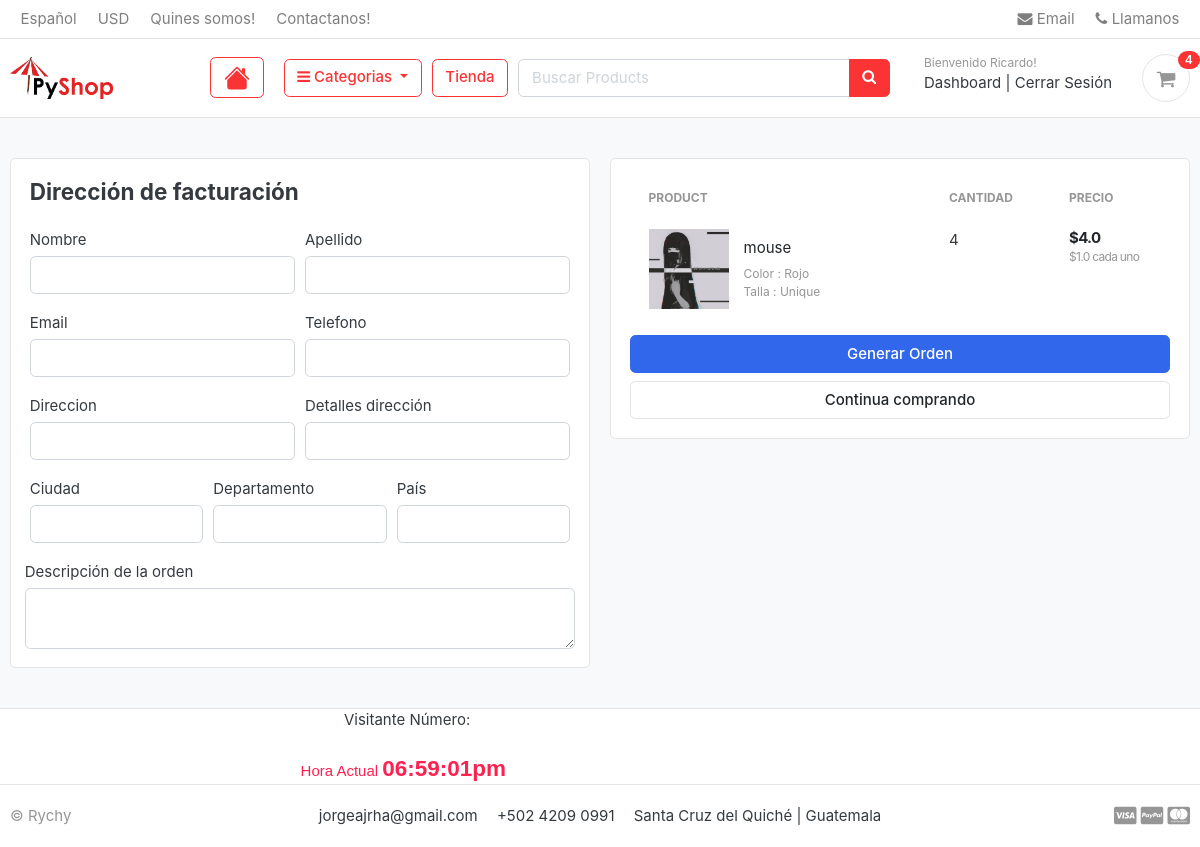
The page /cart/checkout/ (signed in) on the database as committed earlier.
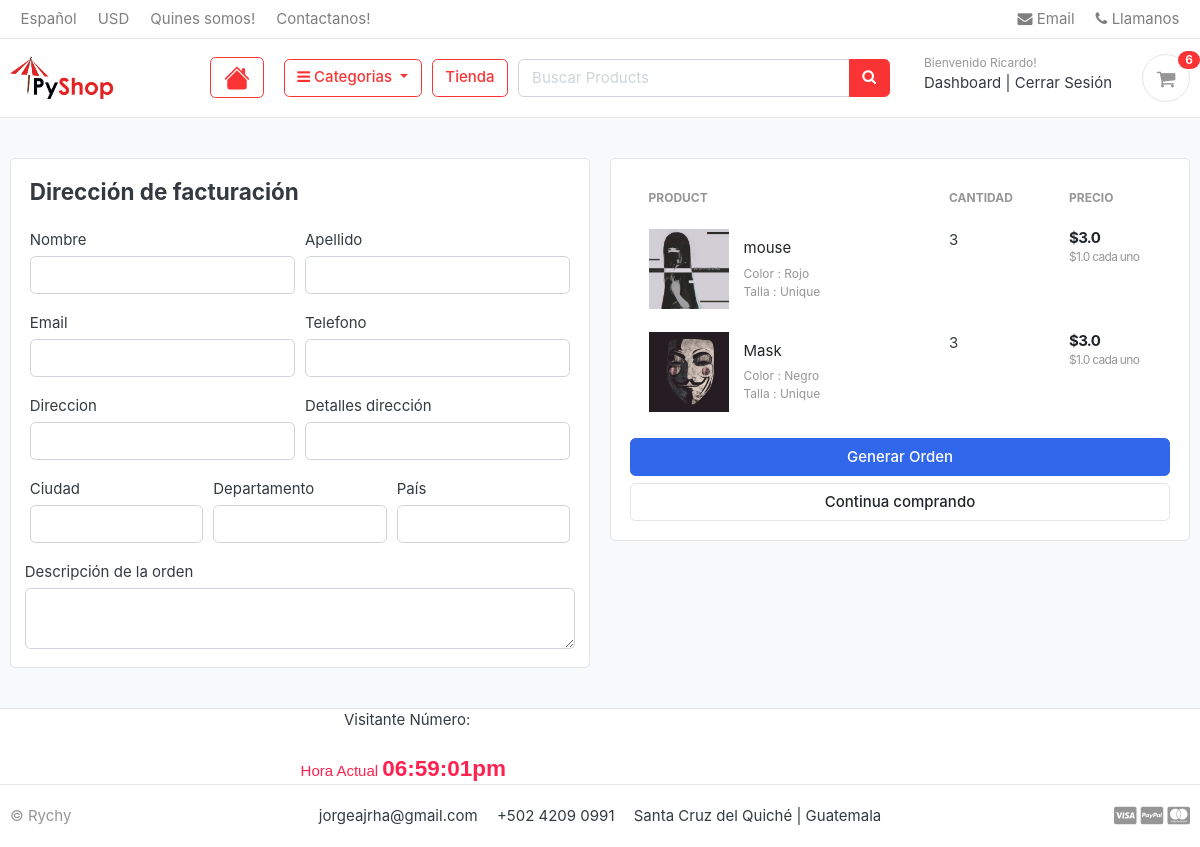
The same page on the database as committed later.
### carts/models.py (models this page shows, shortened)
class CartItem(models.Model):
    user = models.ForeignKey(Account, on_delete=models.CASCADE, null=True)
    product = models.ForeignKey(Product, on_delete=models.CASCADE)
    variations = models.ManyToManyField(Variation, blank=True)
    cart = models.ForeignKey(Cart, on_delete=models.CASCADE, null=True)
    quantity = models.IntegerField()
    is_active = models.BooleanField(default=True)
    def sub_total(self):
        return self.product.price * self.quantity

### store/models.py (models this page shows, shortened)
class Product(models.Model):
    product_name = models.CharField(max_length=200, unique=True)
    slug = models.CharField(max_length=200, unique=True)
    description = models.TextField(max_length=500, blank=True)
    price = models.FloatField()
    images = models.ImageField(upload_to='photos/products')
    stock = models.IntegerField()
    is_available = models.BooleanField(default=True)
    category = models.ForeignKey(Category, on_delete=models.CASCADE)
    created_date =models.DateTimeField(auto_now_add=True)
    modified_date =models.DateTimeField(auto_now=True)
    def get_url(self):
        return reverse('product_detail', args=[self.category.slug, self.slug])

class Variation(models.Model):
    product = models.ForeignKey(Product, on_delete=models.CASCADE)
    variation_category = models.CharField(max_length=100,choices=variation_category_choice)
    variation_value = models.CharField(max_length=100)
    is_active = models.BooleanField(default=True)
    created_date = models.DateTimeField(auto_now_add=True)
    objects = VariationManager()

### carts/views.py (the view)
# urls.py: path('checkout/',views.checkout,name="checkout"),
@login_required(login_url='login')
def checkout(request, total=0, quantity=0, cart_item=None):
    impuesto = 0
    grand_total = 0
    try:
        if request.user.is_authenticated:
            cart_items = CartItem.objects.filter(user=request.user,is_active=True)
        else:
            cart = Cart.objects.get(cart_id=__cart_id(request))
            cart_items = CartItem.objects.filter(cart=cart,is_active=True)
        total_price = 0
        total_products_quantity = 0
        for cart_item in cart_items:
            total_price += (cart_item.product.price*cart_item.quantity)
            total_products_quantity += cart_item.quantity
        impuesto = (2*total_price)/100 #suponiendo que el impuesto es de 2 porciento
        grand_total = total_price + impuesto
    except ObjectDoesNotExist:
        total_price = 0
        total_products_quantity = 0
        cart_items = 0
    context = {
        'total_price': total_price,
        'total_products_quantity': total_products_quantity,
        'cart_items': cart_items,
        'impuesto': impuesto,
        'grand_total': grand_total,
    }
    return render(request, 'store/checkout.html', context)

### carts/context_processors.py (called while the page is built)
def counter(request):
    cart_count = 0
    try:
        cart = Cart.objects.filter(cart_id=__cart_id(request))
        if request.user.is_authenticated:
            cart_items = CartItem.objects.all().filter(user=request.user)
        else:
            cart_items = CartItem.objects.all().filter(cart=cart[:1])
        for cart_item in cart_items:
            cart_count += cart_item.quantity
    except Cart.DoesNotExist:
        cart_count = 0
    return dict(cart_count=cart_count)

### carts/views.py (called while the page is built)
def __cart_id(request):
    cart_id = request.session.session_key
    if not cart_id:
        cart_id = request.session.create()
    return cart_id

### category/context_processors.py (called while the page is built)
def menu_links(request):
    links = Category.objects.all()
    return dict(links=links)

### category/models.py (called while the page is built)
    def get_url(self):
        return reverse('products_by_category',args=[self.slug])

### templates/store/checkout.html (shortened to what the changed rows need)
{% extends 'base.html' %}
{% load static %}
{% block content %}
<section class="section-content padding-y bg">
    <div class="container">
        <div class="row">
        <aside class="col-lg-6">
            <div class="card">
            <div class="card-body">
                <table class="table table-borderless table-shopping-cart">
                    <thead class="text-muted">
                    <tr class="small text-uppercase">
                      <th scope="col">Product</th>
                      <th scope="col" width="120">Cantidad</th>
                      <th scope="col" width="120">Precio</th>
                    </tr>
                    </thead>
                    <tbody>
                    {% for cart_item in cart_items %}
                    <tr>
                        <td>
                            <figure class="itemside align-items-center">
                                <div class="aside">
                                    <a href="{{ cart_item.product.get_url }}" class="img-wrap">
                                        <img src="{{ cart_item.product.images.url }}" class="img-sm">
                                    </a>
                                </div>
                                <figcaption class="info">
                                    <a href="{{ cart_item.product.get_url }}" class="title text-dark">{{ cart_item.product.product_name }}</a>
                                    <p class="text-muted small">
                                        {% if cart_item.variations.all %}
                                            {% for item in cart_item.variations.all %}
                                                {{ item.variation_category | capfirst}} : {{ item.variation_value | capfirst }}
                                                <br>
                                            {% endfor %}
                                        {% endif %}
                                    </p>
                                </figcaption>
                            </figure>
                        </td>
                        <td>
                            <label for="">{{ cart_item.quantity }}</label>
                        </td>
                        <td>
                            <div class="price-wrap">
                                <var class="price">${{ cart_item.sub_total }}</var>
                                <small class="text-muted"> ${{ cart_item.product.price }} cada uno </small>
                            </div>
                        </td>
                    </tr>
                    {% endfor %}
                        </tbody>
                </table>
            </div>
            </div>
    </aside>
    </div>
    </div>
    </section>
{% endblock %}

### templates/includes/header.html (shortened to what this page needs)
{% load static %}
<header class="section-header">
  <nav class="navbar p-md-0 navbar-expand-sm navbar-light border-bottom">
    <div class="container">
      <div class="collapse navbar-collapse" id="navbarTop4">
        <ul class="navbar-nav mr-auto">
          <li class="nav-item dropdown">
            <a href="#" class="nav-link"> Español </a>
          </li>
          <li class="nav-item dropdown">
            <a href="#" class="nav-link"> USD </a>
          </li>
          <li class="nav-item dropdown">
            <a href="{% url 'about_us' %}" class="nav-link"> Quines somos! </a>
          </li>
          <li class="nav-item dropdown">
            <a href="{% url 'contact_us' %}" class="nav-link"> Contactanos! </a>
          </li>
        </ul>
        <ul class="navbar-nav">
          <li>
            <a href="#" class="nav-link">
              <i class="fa fa-envelope"></i> Email
            </a>
          </li>
          <li>
            <a href="#" class="nav-link">
              <i class="fa fa-phone"></i> Llamanos</a
            >
          </li>
        </ul>
      </div>
    </div>
  </nav>
  <section class="header-main border-bottom">
    <div class="container">
      <div class="row align-items-center">
        <div class="col-lg-2 col-md-3 col-3">
          <a href="{% url 'home' %}" class="brand-wrap">
            <img class="logo" src="{% static './images/logo01.png' %}" />
          </a>
        </div>
        <div class="col-lg col-sm col-md col-3 flex-grow-0">
          <div class="category-wrap dropdown d-inline-block float-right">
            <a class="btn btn-outline-danger" href="{% url 'home' %}">
            </a>
            </div>
        </div>
        <div class="col-lg col-sm col-md col-6 flex-grow-0">
          <div class="category-wrap dropdown d-inline-block float-right">
            <button
              type="button"
              class="btn btn-outline-danger dropdown-toggle"
              data-toggle="dropdown"
            >
              <i class="fa fa-bars"></i> Categorias
            </button>
          </div>
        </div>
        <a href="{% url 'store' %}" class="btn btn-outline-danger">Tienda</a>
        <div class="col-lg col-md-6 col-sm-12 col">
          <form action="{% url 'search' %}" class="search">
            <div class="input-group w-100">
              <input
                type="text"
                class="form-control"
                style="width: 60%"
                placeholder="Buscar Products"
                name="keyword"
              />
              <div class="input-group-append">
                <button class="btn btn-danger" type="submit">
                  <i class="fa fa-search"></i>
                </button>
              </div>
            </div>
          </form>
        </div>
        <div class="col-lg-3 col-sm-6 col-8 order-2 order-lg-3">
          <div class="d-flex justify-content-end mb-3 mb-lg-0">
            {% if user.id is None %}
              <div class="widget-header">
                <small class="title text-muted">Bienvenido visitante!</small>
                <div>
                  <a href="{% url 'login' %}">Login</a>
                  <span class="dark-transp"> | </span>
                  <a href="{% url 'register' %}"> Registrar</a>
                </div>
              </div>
            {% else %}
              <div class="widget-header">
                <small class="title text-muted">Bienvenido {{ user.first_name | capfirst }}!</small>
                <div>
                  <a href="{% url 'dashboard' %}">Dashboard</a>
                  <span class="dark-transp"> | </span>
                  <a href="{% url 'logout' %}"> Cerrar Sesión</a>
                </div>
              </div>
            {% endif %}
            <a href="{% url 'cart' %}" class="widget-header pl-3 ml-3">
              <div class="icon icon-sm rounded-circle border">
                <i class="fa fa-shopping-cart"></i>
              </div>
              <span class="badge badge-pill badge-danger notify">{{ cart_count }}</span>
            </a>
          </div>
        </div>
      </div>
    </div>
  </section>
</header>

Rows that differ between the two databases and show on the page:
changed CartItem "mouse": quantity "4" → "3"; sub_total "4.0" → "3.0"
added CartItem: product.images (picture), product.product_name "Mask", quantity "3", sub_total "3.0", product.price "1.0"
now on this page (row unchanged): Variation: variation_category "Color", variation_value "Negro", shown under "Mask"
now on this page (row unchanged): Variation: variation_category "Talla", variation_value "Unique", shown under "Mask"
Other text that changed with them:
{{ cart_count }}: "4" → "6"
